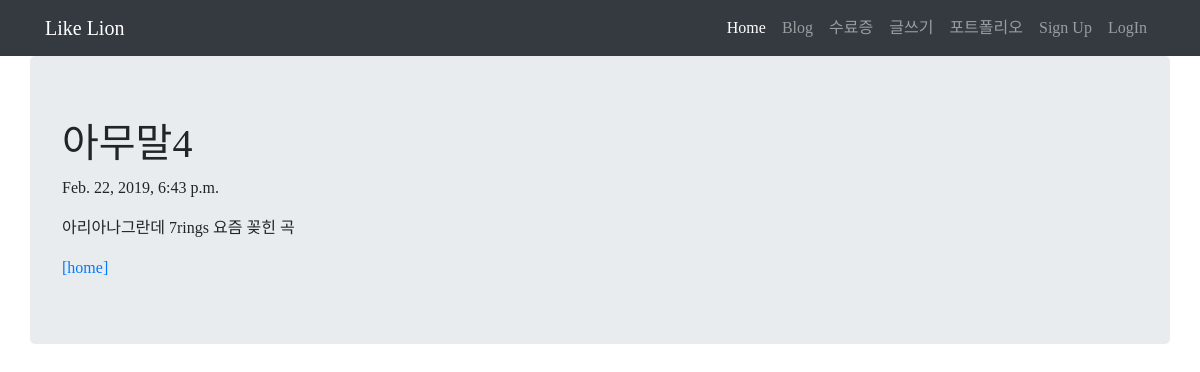
The page /blog/10/ on the database its author committed.
### blog/models.py (models this page shows, shortened)
class Blog(models.Model):
    title=models.CharField(max_length=200)
    pub_date = models.DateTimeField('date published')
    body = models.TextField()

### blog/views.py (the view)
# urls.py: path('<int:blog_id>/', views.detail, name='detail'),
def detail(request, blog_id):
    blog_detail = get_object_or_404(Blog, pk=blog_id)
    return render(request, 'detail.html',{'blog':blog_detail})

### blog/templates/detail.html
  {% extends 'base.html' %}
  {% block contents %}
    <body>
         <div class="container jumbotron">
            <h1>{{ blog.title }}</h1>
            <p>{{ blog.pub_date }}</p>
            <p>{{ blog.body }}</p>
            <a href="{% url 'home' %}">[home]</a>
         </div>
    </body>
    {% endblock %}

### blog/templates/base.html (style rules this page uses)
* { font-family: 'S-CoreDream-3Light' }

### rows shown on the page
Blog: title "아무말4", pub_date "Feb. 22, 2019, 6:43 p.m.", body "아리아나그란데 7rings 요즘 꽂힌 곡"
